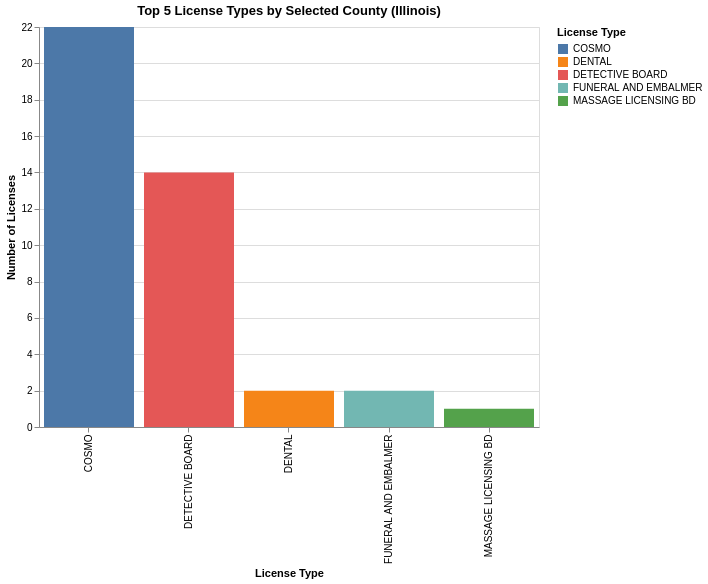

The notebook cell this image was saved under:
### Code cell
interactive_top5 = (
    alt.Chart(county_type_counts)
    .transform_filter("datum.County == County")  # param comparison
    .transform_window(
        rank="rank(Count)",
        sort=[alt.SortField("Count", order="descending")],
        groupby=["County"]
    )
    .transform_filter("datum.rank <= 5")  # Top 5
    .mark_bar()
    .encode(
        x=alt.X("License Type:N", sort="-y", title="License Type"),
        y=alt.Y("Count:Q", title="Number of Licenses"),
        color="License Type:N",
        tooltip=["County:N", "License Type:N", "Count:Q"]
    )
    .add_params(county_param)
    .properties(
        width=500,
        height=400,
        title="Top 5 License Types by Selected County (Illinois)"
    )
)

interactive_top5

### Figure 1 — Vega-Lite specification as saved in the notebook (floating-point values rounded to 4 significant figures; data arrays with more than 128 entries replaced by an {"elided": "..."} marker saying what was removed)
{"config": {"view": {"continuousWidth": 300, "continuousHeight": 300}}, "data": {"name": "data-693315a9437e3691266644160fba2e8c"}, "mark": {"type": "bar"}, "encoding": {"color": {"field": "License Type", "type": "nominal"}, "tooltip": [{"field": "County", "type": "nominal"}, {"field": "License Type", "type": "nominal"}, {"field": "Count", "type": "quantitative"}], "x": {"field": "License Type", "sort": "-y", "title": "License Type", "type": "nominal"}, "y": {"field": "Count", "title": "Number of Licenses", "type": "quantitative"}}, "height": 400, "params": [{"name": "County", "bind": {"input": "select", "options": ["ADAMS", "ALEXANDER", "BOND", "BOONE", "BROWN", "BUREAU", "CALIFORNIA", "CARROLL", "CASS", "CHAMPAIGN", "CHRISTIAN", "CLARK", "CLAY", "CLINTON", "COLES", "COOK", "CRAWFORD", "CUMBERLAND", "DE WITT", "DEKALB", "DOUGLAS", "DUPAGE", "EDGAR", "EDWARDS", "EFFINGHAM", "FAYETTE", "FORD", "FRANKLIN", "FULTON", "GALLATIN", "GREENE", "GRUNDY", "HAMILTON", "HANCOCK", "HARDIN", "HENDERSON", "HENRY", "INDIANA", "IOWA", "IROQUOIS", "JACKSON", "JASPER", "JEFFERSON", "JERSEY", "JO DAVIESS", "JOHNSON", "KANE", "KANKAKEE", "KENDALL", "KNOX", "LA SALLE", "LAKE", "LAWRENCE", "LEE", "LIVINGSTON", "LOGAN", "MACON", "MACOUPIN", "MADISON", "MARION", "MARSHALL", "MASON", "MASSAC", "MCDONOUGH", "MCHENRY", "MCLEAN", "MENARD", "MERCER", "MICHIGAN", "MONROE", "MONTGOMERY", "MORGAN", "MOULTRIE", "NORTH CAROLINA", "OGLE", "OREGON", "PEORIA", "PERRY", "PIATT", "PIKE", "POPE", "PULASKI", "PUTNAM", "RANDOLPH", "RICHLAND", "ROCK ISLAND", "SAINT CLAIR", "SALINE", "SANGAMON", "SCHUYLER", "SCOTT", "SHELBY", "STARK", "STEPHENSON", "TAZEWELL", "TENNESSEE", "UNION", "UTAH", "VERMILION", "WABASH", "WARREN", "WASHINGTON", "WAYNE", "WHITE", "WHITESIDE", "WILL", "WILLIAMSON", "WINNEBAGO", "WOODFORD", "nan"], "name": "Select County: "}, "value": "ADAMS"}], "title": "Top 5 License Types by Selected County (Illinois)", "transform": [{"filter": "datum.County == County"}, {"window": [{"op": "rank", "field": "Count", "as": "rank"}], "groupby": ["County"], "sort": [{"field": "Count", "order": "descending"}]}, {"filter": "datum.rank <= 5"}], "width": 500, "$schema": "https://vega.github.io/schema/vega-lite/v6.1.0.json", "datasets": {"data-693315a9437e3691266644160fba2e8c": {"elided": "435 records"}}}
